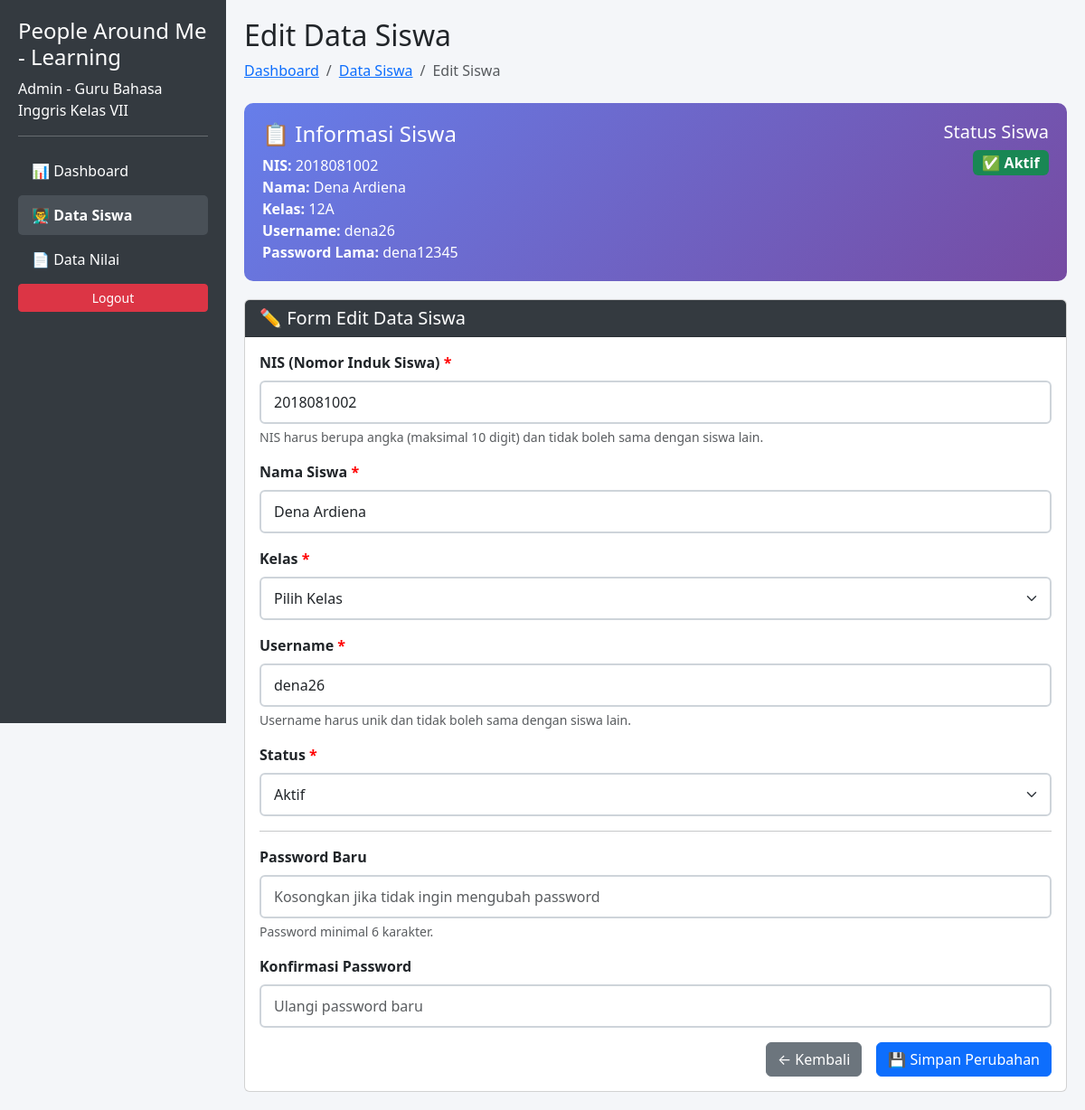
Screenshot of /reset_password.php?id=2018081002 with the database file from the repository.
### tables this page shows
CREATE TABLE `siswa` (
  `id_siswa` int(50) NOT NULL,
  `nama_siswa` varchar(100) NOT NULL,
  `kelas` varchar(20) NOT NULL,
  `username` varchar(50) NOT NULL,
  `password` varchar(255) NOT NULL,
  `status` enum('aktif','nonaktif') DEFAULT 'aktif',
  `created_at` timestamp NOT NULL DEFAULT current_timestamp(),
  `updated_at` timestamp NOT NULL DEFAULT current_timestamp() ON UPDATE current_timestamp(),
  `password_hint` varchar(100) DEFAULT NULL
);

### reset_password.php (the view, shortened to what this page needs)
<?php
include 'config.php';
$id_siswa = isset($_GET['id']) ? $_GET['id'] : 0;
$stmt = $pdo->prepare("SELECT * FROM siswa WHERE id_siswa = ?");
$stmt->execute([$id_siswa]);
$siswa = $stmt->fetch();
?>
<!DOCTYPE html>
<html>
<head>
    <link rel="stylesheet" href="https://cdn.jsdelivr.net/npm/bootstrap@5.3.0/dist/css/bootstrap.min.css">
</head>
<body>
    <div class="container-fluid">
        <div class="sidebar">
            <h4>People Around Me - Learning</h4>
            <p>Admin - Guru Bahasa Inggris Kelas VII</p>
            <hr>
            <a href="index.php">📊 Dashboard</a>
            <a href="daftar_siswa.php" class="active">👨‍🏫 Data Siswa</a>
            <a href="laporan_skor.php">📄 Data Nilai</a>
            <form id="logoutForm" action="logout.php" method="post" onsubmit="return confirmLogout();">
    <button class="btn btn-danger btn-sm w-100">Logout</button>
</form>
        </div>
        <div class="main-content">
            <h2>Edit Data Siswa</h2>
            <nav aria-label="breadcrumb" class="mb-4">
                <ol class="breadcrumb">
                    <li class="breadcrumb-item"><a href="index.php">Dashboard</a></li>
                    <li class="breadcrumb-item"><a href="daftar_siswa.php">Data Siswa</a></li>
                    <li class="breadcrumb-item active">Edit Siswa</li>
                </ol>
            </nav>
            <div class="student-info">
                <div class="row">
                    <div class="col-md-8">
                        <h4>📋 Informasi Siswa</h4>
                        <p class="mb-0"><strong>NIS:</strong> <?php echo $siswa['id_siswa']; ?></p>
                        <p class="mb-0"><strong>Nama:</strong> <?php echo $siswa['nama_siswa']; ?></p>
                        <p class="mb-0"><strong>Kelas:</strong> <?php echo $siswa['kelas']; ?></p>
                        <p class="mb-0"><strong>Username:</strong> <?php echo $siswa['username']; ?></p>
                        <p class="mb-0"><strong>Password Lama:</strong> <?php echo $siswa['password_hint']; ?></p>
                    </div>
                    <div class="col-md-4 text-end">
                        <h5>Status Siswa</h5>
                        <?php if($siswa['status'] == 'aktif'): ?>
                            <span class="badge bg-success fs-6">✅ Aktif</span>
                        <?php else: ?>
                            <span class="badge bg-secondary fs-6">❌ Tidak Aktif</span>
                        <?php endif; ?>
                    </div>
                </div>
            </div>
            <div class="row">
                <div class="col-md-12">
                    <div class="card">
                        <div class="card-header">
                            <h5 class="mb-0">✏️ Form Edit Data Siswa</h5>
                        </div>
                        <div class="card-body">
                            <form method="POST">
                                <div class="mb-3">
                                    <label for="nis_baru" class="form-label">NIS (Nomor Induk Siswa) <span class="required">*</span></label>
                                    <input type="text" class="form-control" id="nis_baru" name="nis_baru"
                                           value="<?php echo $siswa['id_siswa']; ?>"
                                           placeholder="Contoh: 12345678 (maksimal 10 digit)"
                                           maxlength="10" required>
                                    <div class="form-text">NIS harus berupa angka (maksimal 10 digit) dan tidak boleh sama dengan siswa lain.</div>
                                </div>
                                <div class="mb-3">
                                    <label for="nama_siswa" class="form-label">Nama Siswa <span class="required">*</span></label>
                                    <input type="text" class="form-control" id="nama_siswa" name="nama_siswa"
                                           value="<?php echo $siswa['nama_siswa']; ?>" required>
                                </div>
                                <div class="mb-3">
                                    <label for="kelas" class="form-label">Kelas <span class="required">*</span></label>
                                    <select class="form-select" id="kelas" name="kelas" required>
                                        <option value="">Pilih Kelas</option>
                                    </select>
                                </div>
                                <div class="mb-3">
                                    <label for="username" class="form-label">Username <span class="required">*</span></label>
                                    <input type="text" class="form-control" id="username" name="username"
                                           value="<?php echo $siswa['username']; ?>" required>
                                    <div class="form-text">Username harus unik dan tidak boleh sama dengan siswa lain.</div>
                                </div>
                                <div class="mb-3">
                                    <label for="status" class="form-label">Status <span class="required">*</span></label>
                                    <select class="form-select" id="status" name="status" required>
                                        <option value="aktif" <?php echo ($siswa['status'] == 'aktif') ? 'selected' : ''; ?>>Aktif</option>
                                    </select>
                                </div>
                                <hr>
                                <div class="mb-3">
                                    <label for="password_baru" class="form-label">Password Baru</label>
                                    <input type="password" class="form-control" id="password_baru" name="password_baru"
                                           placeholder="Kosongkan jika tidak ingin mengubah password">
                                    <div class="form-text">Password minimal 6 karakter.</div>
                                </div>
                                <div class="mb-3">
                                    <label for="konfirmasi_password" class="form-label">Konfirmasi Password</label>
                                    <input type="password" class="form-control" id="konfirmasi_password" name="konfirmasi_password"
                                           placeholder="Ulangi password baru">
                                </div>
                                <div class="d-grid gap-2 d-md-flex justify-content-md-end">
                                    <button type="button" class="btn btn-secondary me-md-2" onclick="history.back()">
                                        ← Kembali
                                    </button>
                                    <button type="submit" class="btn btn-primary">
                                        💾 Simpan Perubahan
                                    </button>
                                </div>
                            </form>
                        </div>
                    </div>
                </div>
            </div>
        </div>
    </div>
</body>
</html>

### reset_password.php (style rules this page uses)
body { background: #f4f6f9; margin: 0; padding: 0; }
.container-fluid { padding: 0; }
.sidebar { position: fixed; top: 0; left: 0; width: 250px; min-height: 100vh; background: #343a40; color: white; padding: 20px; overflow-y: auto; z-index: 1000; }
.sidebar a { display: block; color: white; text-decoration: none; padding: 10px 15px; border-radius: 5px; margin-bottom: 5px; transition: background-color 0.3s; }
.sidebar a.active { background: #495057; font-weight: bold; }
.main-content { margin-left: 250px; min-height: 100vh; padding: 20px; }
.card-header { background-color: #343a40; color: white; }
.required { color: red; }
.student-info { background: linear-gradient(135deg, #667eea 0%, #764ba2 100%); color: white; padding: 20px; border-radius: 10px; margin-bottom: 20px; }
.form-label { font-weight: 600; }
.form-control, .form-select { border: 2px solid #ced4da; font-weight: 500; padding: 10px 14px; box-shadow: none; }

### rows the page displays
siswa: id_siswa "2018081002", nama_siswa "Dena Ardiena", kelas "12A", username "dena26", password_hint "dena12345", nis_baru "2018081002", status "Aktif"
